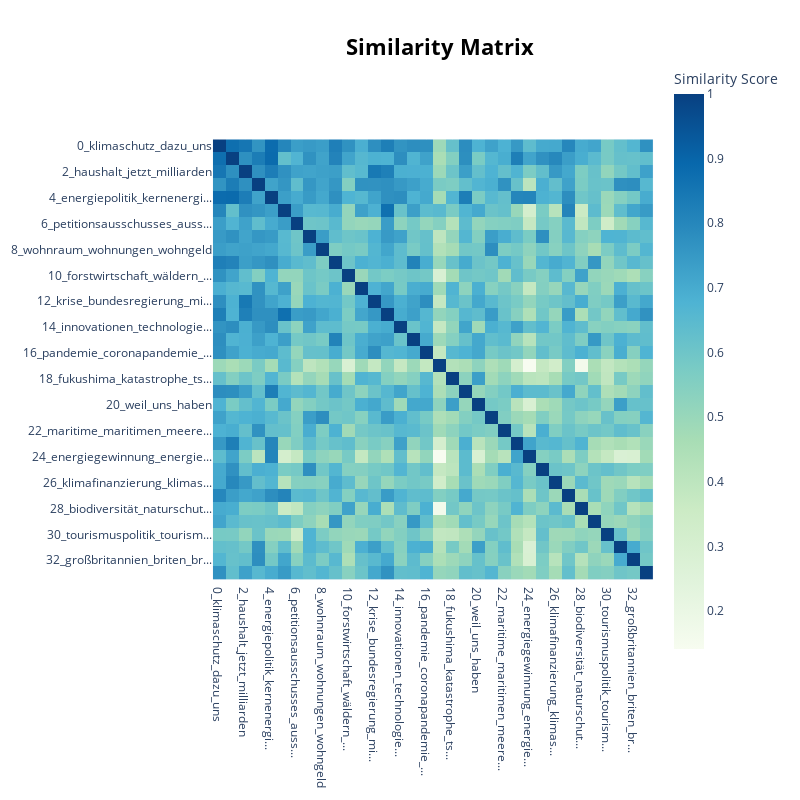

Notebook cell for this chart:
### Code cell
topic_model.visualize_heatmap()

### Figure 1 — Plotly figure (JSON) as saved in the notebook; plotly's stock layout.template omitted (floating-point values rounded to 4 significant figures; data arrays with more than 128 entries replaced by an {"elided": "..."} marker saying what was removed)
{"data": [{"coloraxis": "coloraxis", "hovertemplate": "x: %{x}<br>y: %{y}<br>Similarity Score: %{z}<extra></extra>", "name": "0", "type": "heatmap", "x": ["0_klimaschutz_dazu_uns", "1_klimaschutz_deutschland_uns", "2_haushalt_jetzt_milliarden", "3_europäische_europäischen_...", "4_energiepolitik_kernenergi...", "5_gesagt_doch_sagen", "6_petitionsausschusses_auss...", "7_verkehrspolitik_mobilität...", "8_wohnraum_wohnungen_wohngeld", "9_konferenz_klimaschutz_kioto", "10_forstwirtschaft_wäldern_...", "11_ukraine_russland_europa", "12_krise_bundesregierung_mi...", "13_entwicklungspolitik_weil...", "14_innovationen_technologie...", "15_konferenz_ländern_afrika", "16_pandemie_coronapandemie_...", "17_senioren_abgeordneten_ab...", "18_fukushima_katastrophe_ts...", "19_energieversorgung_energi...", "20_weil_uns_haben", "21_stadtentwicklungspolitik...", "22_maritime_maritimen_meere...", "23_biokraftstoffstrategie_b...", "24_energiegewinnung_energie...", "25_luftverkehrswirtschaft_l...", "26_klimafinanzierung_klimas...", "27_gesagt_minister_sagen", "28_biodiversität_naturschut...", "29_bali_konferenz_entwicklu...", "30_tourismuspolitik_tourism...", "31_flüchtlinge_europäische_...", "32_großbritannien_briten_br...", "33_demokratie_wahlrecht_bun..."], "xaxis": "x", "y": ["0_klimaschutz_dazu_uns", "1_klimaschutz_deutschland_uns", "2_haushalt_jetzt_milliarden", "3_europäische_europäischen_...", "4_energiepolitik_kernenergi...", "5_gesagt_doch_sagen", "6_petitionsausschusses_auss...", "7_verkehrspolitik_mobilität...", "8_wohnraum_wohnungen_wohngeld", "9_konferenz_klimaschutz_kioto", "10_forstwirtschaft_wäldern_...", "11_ukraine_russland_europa", "12_krise_bundesregierung_mi...", "13_entwicklungspolitik_weil...", "14_innovationen_technologie...", "15_konferenz_ländern_afrika", "16_pandemie_coronapandemie_...", "17_senioren_abgeordneten_ab...", "18_fukushima_katastrophe_ts...", "19_energieversorgung_energi...", "20_weil_uns_haben", "21_stadtentwicklungspolitik...", "22_maritime_maritimen_meere...", "23_biokraftstoffstrategie_b...", "24_energiegewinnung_energie...", "25_luftverkehrswirtschaft_l...", "26_klimafinanzierung_klimas...", "27_gesagt_minister_sagen", "28_biodiversität_naturschut...", "29_bali_konferenz_entwicklu...", "30_tourismuspolitik_tourism...", "31_flüchtlinge_europäische_...", "32_großbritannien_briten_br...", "33_demokratie_wahlrecht_bun..."], "yaxis": "y", "z": {"elided": "34x34 float values"}}], "layout": {"coloraxis": {"colorbar": {"title": {"text": "Similarity Score"}}, "colorscale": [[0, "rgb(247,252,240)"], [0.125, "rgb(224,243,219)"], [0.25, "rgb(204,235,197)"], [0.375, "rgb(168,221,181)"], [0.5, "rgb(123,204,196)"], [0.625, "rgb(78,179,211)"], [0.75, "rgb(43,140,190)"], [0.875, "rgb(8,104,172)"], [1, "rgb(8,64,129)"]]}, "height": 800, "hoverlabel": {"bgcolor": "white", "font": {"family": "Rockwell", "size": 16}}, "legend": {"title": {"text": "Trend"}}, "margin": {"t": 60}, "showlegend": true, "title": {"font": {"color": "Black", "size": 22}, "text": "<b>Similarity Matrix</b>", "x": 0.55, "xanchor": "center", "y": 0.95, "yanchor": "top"}, "width": 800, "xaxis": {"anchor": "y", "autorange": true, "constrain": "domain", "domain": [0.0008475, 0.9992], "range": [-0.5, 33.5], "scaleanchor": "y", "type": "category"}, "yaxis": {"anchor": "x", "autorange": true, "constrain": "domain", "domain": [0.1288, 0.8712], "range": [33.5, -0.5], "type": "category"}}}
